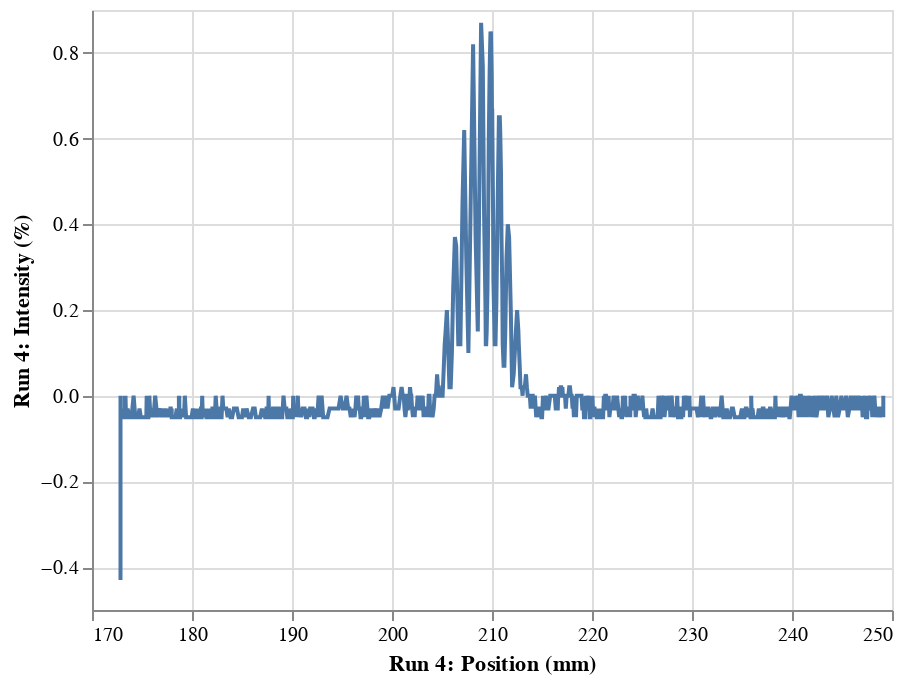

This figure's notebook cell:
### Code cell
alt.Chart(df).mark_line().encode(
    x='Run 4: Position (mm)' ,
    y='Run 4: Intensity (%)'
)

### Figure 1 — Vega-Lite specification as saved in the notebook (floating-point values rounded to 4 significant figures; data arrays with more than 128 entries replaced by an {"elided": "..."} marker saying what was removed)
{"config": {"view": {"continuousWidth": 400, "continuousHeight": 300}}, "data": {"name": "data-20a6ebde2c1f07eb6420ba72d0b78792"}, "mark": "line", "encoding": {"x": {"type": "quantitative", "field": "Run 4: Position (mm)"}, "y": {"type": "quantitative", "field": "Run 4: Intensity (%)"}}, "$schema": "https://vega.github.io/schema/vega-lite/v4.8.1.json", "datasets": {"data-20a6ebde2c1f07eb6420ba72d0b78792": {"elided": "1501 records"}}}
